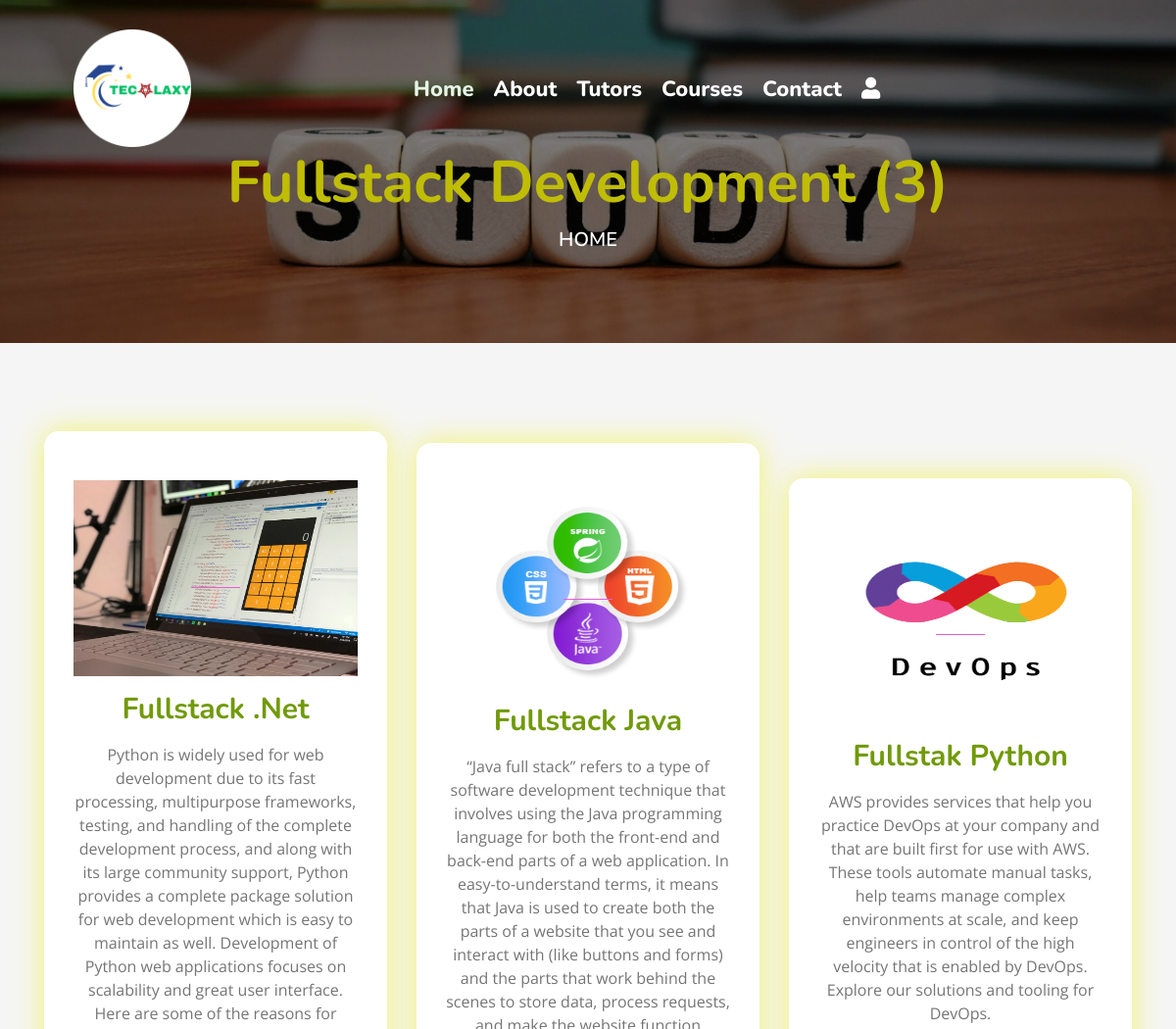
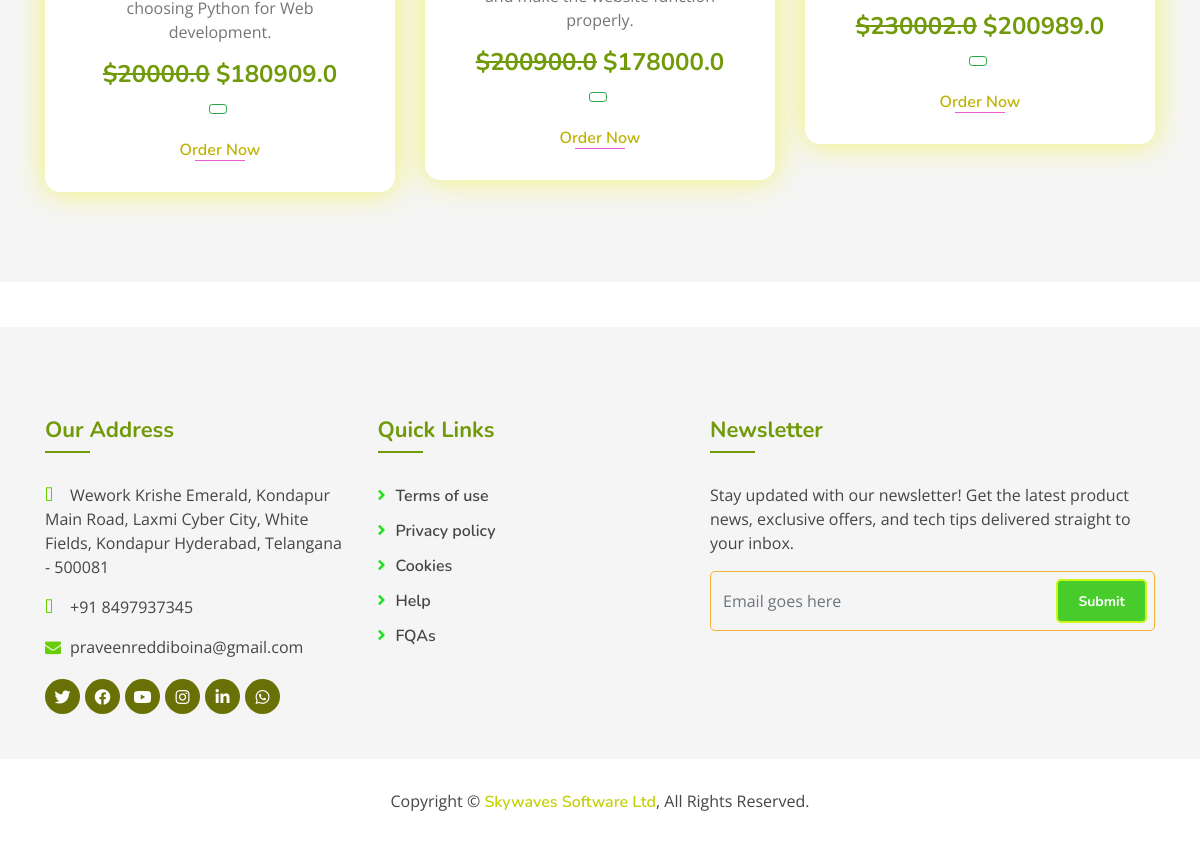
Screenshot of /products/?q=3 with the database file from the repository (2 pictures, top to bottom).
### tapp/models.py (models this page shows, shortened)
class Category(models.Model):
    name = models.CharField(max_length=100, unique=True)
    image = models.ImageField(upload_to="categories/%Y/%m/%d")
    icon = models.CharField(max_length=50, blank=True)
    description = models.TextField()
    added_on = models.DateTimeField(auto_now_add=True)
    updated_on = models.DateTimeField(auto_now=True)

class Dish(models.Model):
    name = models.CharField(max_length=200, unique=True)
    image = models.ImageField(upload_to='dishes/%Y/%m/%d')
    topics = models.TextField()
    details = models.TextField(blank=True)
    category = models.ForeignKey(Category, on_delete=models.CASCADE)
    price = models.FloatField()
    discounted_price = models.FloatField(blank=True)
    is_available = models.BooleanField(default=True)
    added_on = models.DateTimeField(auto_now_add=True)
    updated_on = models.DateTimeField(auto_now=True)
    class Meta:
        verbose_name_plural ="Dish Table"

### tapp/views.py (the view)
# urls.py: path('products/',views.all_dishes,name="all_dishes"),
def all_dishes(request):
    context={}
    dishes = Dish.objects.all()
    if "q" in request.GET:
        id = request.GET.get("q")
        dishes = Dish.objects.filter(category__id=id)
        context['dish_category'] = Category.objects.get(id=id).name
    context['dishes'] = dishes
    return render(request,'all_dishes.html', context)

### template/all_dishes.html (shortened to what this page needs)
{% extends "base.html" %}
{% block content %}
<div class="page-header mb-0">
    <div class="container">
        <div class="row">
            <div class="col-12">
                <h2>{% if dish_category %} {{dish_category}} {% else %}Courses {% endif %}({{dishes|length}})</h2>
            </div>
            <div class="col-12">
                <a href="/">Home</a>
            </div>
        </div>
    </div>
</div>
<div class="food mt-0">
    <div class="container">
        <div class="row align-items-center">
        {% for i in dishes %}
            <div class="col-md-4">
                {% if i.is_available %}
                <div class="food-item">
                {% else %}
                <div class="food-item" style="background-color: lightgray;">
                {% endif %}
                    <a href="/media/{{i.image}}" target="_blank"><img src="/media/{{i.image}}" style="height: 200px;width: 100%;"></a>
                    <h2 class="my-3">{{i.name}}</h2>
                    <p>
                        {{i.details}}
                    </p>
                    <h4 class="menu-text" style="font-weight: normal;">
                        {% if i.price != i.discounted_price %}
                            <strong><del>&dollar;{{i.price}}</del></strong>
                        {% endif %}
                            <strong>&dollar;{{i.discounted_price}}</strong>
                    </h4>
                    <p>
                    </p>
                    {% if i.is_available %}
                    <a href="">Order Now</a>
                    {% else %}
                        <p class="text-danger">Not Available for delivery!</p>
                    {% endif %}
                </div>
            </div>
        {% endfor %}
        </div>
    </div>
</div>
{% endblock %}

### template/base.html (shortened to what this page needs)
<!DOCTYPE html>
{% load static %}
<html lang="en">
    <head>
        <link href="https://stackpath.bootstrapcdn.com/bootstrap/4.4.1/css/bootstrap.min.css" rel="stylesheet">
        <link href="https://cdnjs.cloudflare.com/ajax/libs/font-awesome/5.10.0/css/all.min.css" rel="stylesheet">
        <link href="/static/lib/animate/animate.min.css" rel="stylesheet">
        <link href="/static/lib/owlcarousel/assets/owl.carousel.min.css" rel="stylesheet">
        <link href="/static/lib/flaticon/font/flaticon.css" rel="stylesheet">
        <link href="/static/lib/tempusdominus/css/tempusdominus-bootstrap-4.min.css" rel="stylesheet" />
        <link href="/static/css/style.css" rel="stylesheet">
        <link rel="stylesheet" href="https://cdnjs.cloudflare.com/ajax/libs/font-awesome/4.7.0/css/font-awesome.min.css">
    </head>
    <body>
        <div class="navbar navbar-expand-lg bg-light navbar-light">
            <div class="container-fluid">
                 <img src="/static/img/logo-1.png" width="120px" >
                <div class="collapse navbar-collapse justify-content-between" id="navbarCollapse">
                    <div class="navbar-nav mx-auto">
                        <a href="{% url 'index' %}" class="nav-item nav-link active">Home</a>
                        <a href="{% url 'about' %}" class="nav-item nav-link">About</a>
                        <a href="{% url 'team' %}" class="nav-item nav-link">Tutors</a>
                        <a href="{% url 'all_dishes' %}" class="nav-item nav-link">Courses</a>
                        <a href="{% url 'contact' %}" class="nav-item nav-link">Contact</a>
                        {% if user.is_authenticated %}
                        {% else %}
                        <a href="{% url 'register' %}" class="nav-link" ><i class="fas fa-user"></i></a>
                        {% endif %}
                    </div>
                </div>
            </div>
        </div>
        {% block content %}
        {% endblock %}
        <div class="footer">
            <div class="container">
                <div class="row">
                    <div class="col-lg-7">
                        <div class="row">
                            <div class="col-md-6">
                                <div class="footer-contact">
                                    <h2>Our Address</h2>
                                    <p><i class="fa fa-map-marker-alt"></i>Wework Krishe Emerald, Kondapur Main Road, Laxmi Cyber City, White Fields, Kondapur Hyderabad, Telangana - 500081</p>
                                    <p><i class="fa fa-phone-alt"></i>+91 8497937345</p>
                                    <p><i class="fa fa-envelope"></i>praveenreddiboina@gmail.com</p>
                                    <div class="footer-social">
                                        <a href="https://x.com/skywaves7986"><i class="fab fa-twitter"></i></a>
                                        <a href="https://www.facebook.com/share/UmzKMUBCYGnBJfqW/?mibextid=qi2Omg" target="_blank"><i class="fab fa-facebook-f"></i></a>
                                        <a href=""><i class="fab fa-youtube"></i></a>
                                        <a href="https://www.instagram.com/skywavessoftware/"><i class="fab fa-instagram"></i></a>
                                        <a href="https://www.linkedin.com/company/skywaves-software-company/mycompany/"><i class="fab fa-linkedin-in"></i></a>
                                        <a href="https://wa.me/+918497937345?text=I'm%20interested%20in%20your%20laptop%20servieces,%20sales"><i class="fab fa-whatsapp"></i></a>
                                    </div>
                                </div>
                            </div>
                            <div class="col-md-6">
                                <div class="footer-link">
                                    <h2>Quick Links</h2>
                                    <a href="">Terms of use</a>
                                    <a href="">Privacy policy</a>
                                    <a href="">Cookies</a>
                                    <a href="">Help</a>
                                    <a href="">FQAs</a>
                                </div>
                            </div>
                        </div>
                    </div>
                    <div class="col-lg-5">
                        <div class="footer-newsletter">
                            <h2>Newsletter</h2>
                            <p>
                                Stay updated with our newsletter! Get the latest product news, exclusive offers, and tech tips delivered straight to your inbox.
                            </p>
                            <div class="form">
                                <input class="form-control" placeholder="Email goes here">
                                <button class="btn custom-btn">Submit</button>
                            </div>
                        </div>
                    </div>
                </div>
            </div>
            <div class="copyright">
                <div class="container">
                    <p>Copyright &copy; <a href="#">Skywaves Software Ltd</a>, All Rights Reserved.</p>
                </div>
            </div>
        </div>
    </body>
</html>

### static/css/style.css (style rules this page uses)
body { color: #757575; background: #ffffff; font-family: 'open sans', sans-serif; }
h1, h2, h3, h4, h5, h6 { color: #719a0a; font-family: 'Nunito', sans-serif; }
a { font-family: 'Nunito', sans-serif; font-weight: 600; color: #beb203; transition: .3s; }
.btn.custom-btn { padding: 12px 25px; font-family: 'Nunito', sans-serif; font-size: 16px; font-weight: 600; color: #ffffff; background: #47cc2c; border: 2px solid #cdf714; border-radius: 5px; transition: .5s; }
.container-fluid { max-width: 1366px; }
.navbar { position: relative; transition: .5s; z-index: 999; }
@media (min-width: 992px) { .navbar { position: absolute; width: 100%; padding: 30px 60px; background: transparent !important; z-index: 9; } }
@media (min-width: 992px) { .navbar-light .navbar-nav .nav-link, .navbar-light .navbar-nav .nav-link:focus { padding: 10px 10px 8px 10px; font-family: 'Nunito', sans-serif; font-size: 22px; font-weight: 800; color:#ffffff; } }
@media (min-width: 992px) { .navbar-light .navbar-nav .nav-link:hover, .navbar-light .navbar-nav .nav-link.active { color: #e8f3e8; } }
.page-header { position: relative; margin-bottom: 45px; padding: 150px 0 90px 0; text-align: center; background: linear-gradient(rgba(0, 0, 0, .5), rgba(0, 0, 0, .5)), url(../img/hrd-a.jpg); background-position: center; background-repeat: no-repeat; background-size: cover; }
.page-header h2 { position: relative; color: #c0bd06; font-size: 60px; font-weight: 700; }
.page-header a { position: relative; padding: 0 12px; font-size: 20px; text-transform: uppercase; color: #ffffff; }
.page-header a::after { position: absolute; content: "/"; width: 8px; height: 8px; top: -1px; right: -7px; text-align: center; color: #944bcf; }
.page-header a:last-child::after { display: none; }
.food { position: relative; width: 100%; padding: 90px 0 60px 0; margin: 45px 0; background: rgba(0, 0, 0, .04); }
.food .food-item { position: relative; width: 100%; margin-bottom: 30px; padding: 50px 30px 30px; text-align: center; background: #ffffff; border-radius: 15px; box-shadow: 0 0 30px #f1f36e; transition: .3s; }
.food .food-item h2 { font-size: 30px; font-weight: 700; }
.food .food-item a { position: relative; font-size: 16px; }
.food .food-item a::after { position: absolute; content: ""; width: 50px; height: 1px; bottom: 0; left: calc(50% - 25px); background: #eb5ad7; transition: .3s; }
.footer { position: relative; margin-top: 45px; padding-top: 90px; background: rgba(0, 0, 0, .04); }
.footer .footer-contact, .footer .footer-link, .footer .footer-newsletter { position: relative; margin-bottom: 45px; color: #454545; }
.footer .footer-contact h2, .footer .footer-link h2, .footer .footer-newsletter h2 { position: relative; margin-bottom: 30px; padding-bottom: 10px; font-size: 22px; font-weight: 700; color: #719a0a; }
.footer .footer-contact h2::after, .footer .footer-link h2::after, .footer .footer-newsletter h2::after { position: absolute; content: ""; width: 45px; height: 2px; bottom: 0; left: 0; background: #719a0a; }
.footer .footer-link a { display: block; margin-bottom: 10px; color: #454545; transition: .3s; }
.footer .footer-link a::before { position: relative; content: "\f105"; font-family: "Font Awesome 5 Free"; font-weight: 900; margin-right: 10px; color: #1de11b; }
.footer .footer-contact p i { width: 25px; color:#68ce08; }
.footer .footer-social { position: relative; margin-top: 20px; display: flex; }
.footer .footer-social a { display: inline-block; margin-right: 5px; width: 35px; height: 35px; display: flex; align-items: center; justify-content: center; background: #697106; border-radius: 35px; font-size: 16px; color: #ffffff; }
.footer .footer-social a:last-child { margin: 0; }
.footer .footer-newsletter .form { position: relative; width: 100%; }
.footer .footer-newsletter input { height: 60px; background: transparent; border: 1px solid #fbaf32; border-radius: 5px; }
.footer .footer-newsletter .btn { position: absolute; top: 8px; right: 8px; height: 44px; padding: 8px 20px; font-size: 14px; font-weight: 700; }
.footer .copyright { position: relative; width: 100%; padding: 30px 0; text-align: center; background: #ffffff; }
.footer .copyright p { margin: 0; display: inline-block; color: #454545; }
.footer .copyright p a { color:#c3d106; }

### rows the page displays
Category: name "Fullstack Development"
Dish: image (picture), name "Fullstack .Net", details "Python is widely used for web development due to its fast processing, multipurpose frameworks, testing, and handling of the complete development process, and along with its large community support, Python provides a complete package solution for web development which is easy to maintain as well. Development of Python web applications focuses on scalability and great user interface. Here are some of the reasons for choosing Python for Web development.", price "20000.0", discounted_price "180909.0", is_available "Order Now"
Dish: image (picture), name "Fullstack Java", details "“Java full stack” refers to a type of software development technique that involves using the Java programming language for both the front-end and back-end parts of a web application. In easy-to-understand terms, it means that Java is used to create both the parts of a website that you see and interact with (like buttons and forms) and the parts that work behind the scenes to store data, process requests, and make the website function properly.", price "200900.0", discounted_price "178000.0", is_available "Order Now"
Dish: image (picture), name "Fullstak Python", details "AWS provides services that help you practice DevOps at your company and that are built first for use with AWS. These tools automate manual tasks, help teams manage complex environments at scale, and keep engineers in control of the high velocity that is enabled by DevOps. Explore our solutions and tooling for DevOps.", price "230002.0", discounted_price "200989.0", is_available "Order Now"

### other values shown
{{ dishes|length }} "3"
